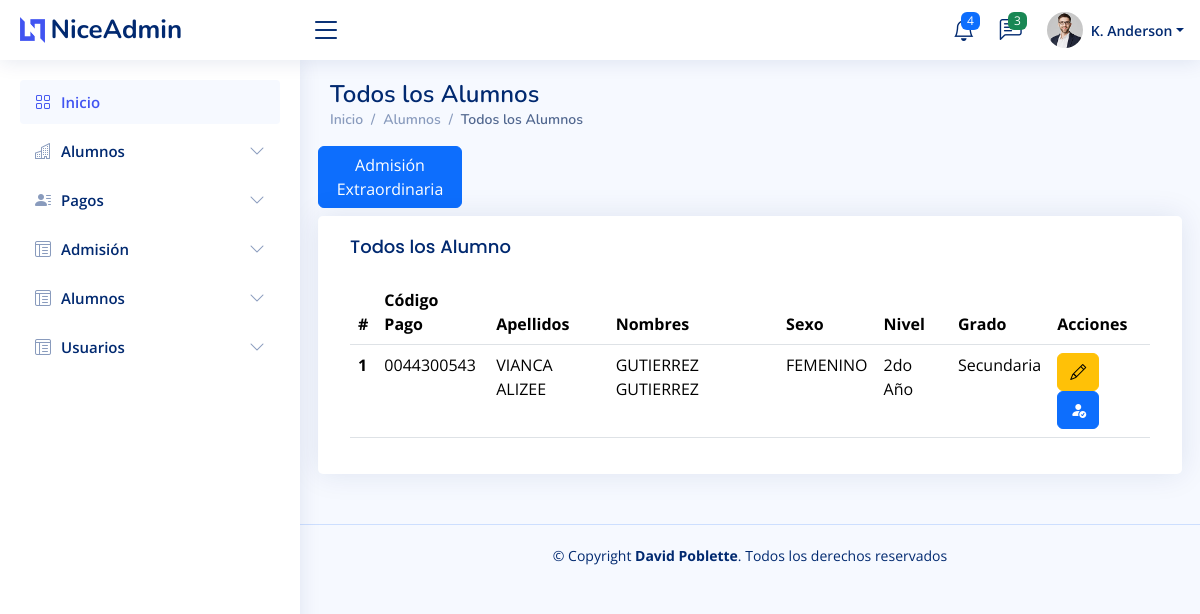
The page /listaAlumnos (signed in) on the database as committed earlier.
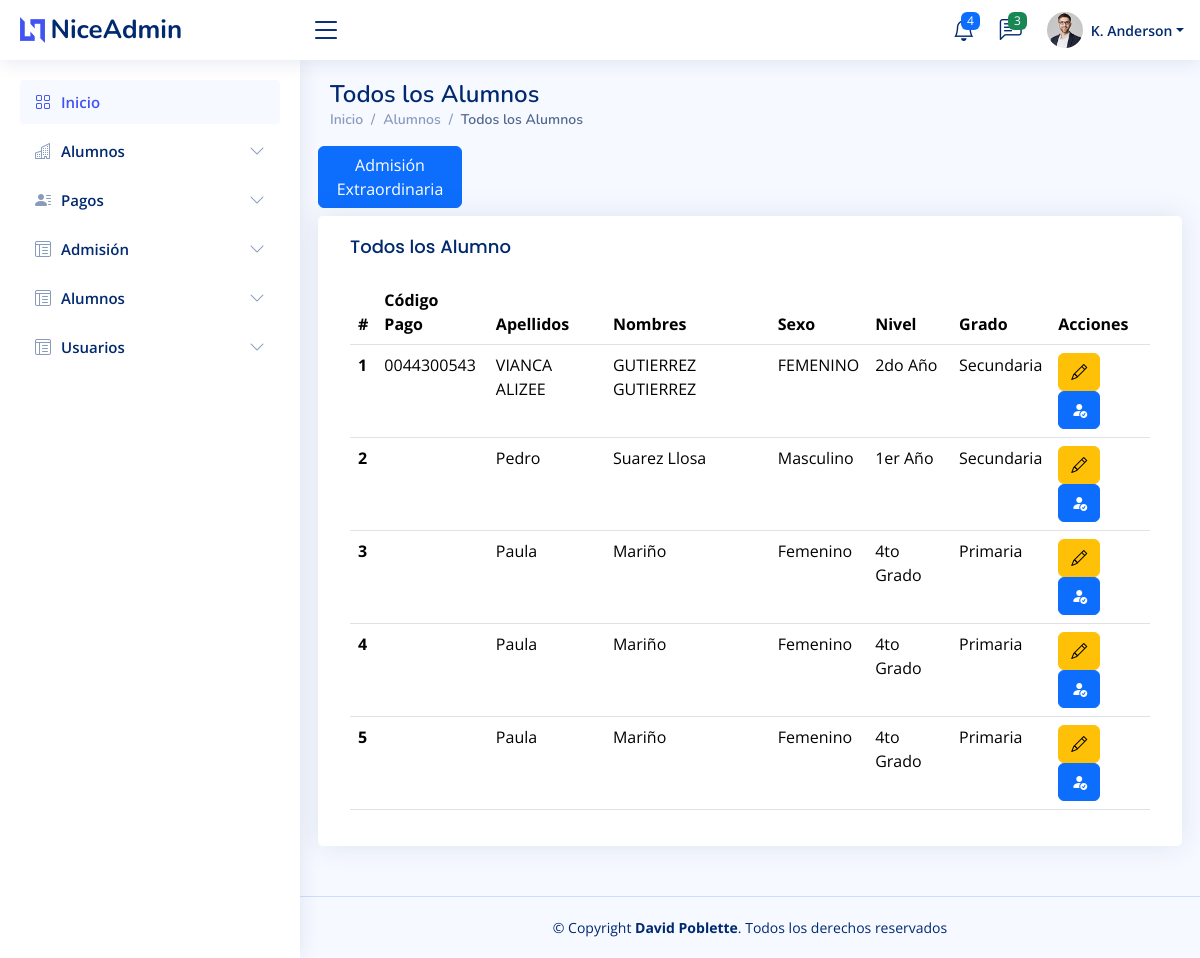
The same page on the database as committed later.
### tables this page shows
CREATE TABLE `alumno`  (
  `idAlumno` int NOT NULL AUTO_INCREMENT,
  `codAlumnoCaja` varchar(25) NULL DEFAULT NULL,
  `nombresAlumno` varchar(150) NOT NULL,
  `apellidosAlumno` varchar(150) NOT NULL,
  `sexoAlumno` varchar(25) NOT NULL,
  `dniAlumno` varchar(25) NOT NULL,
  `fechaNacimiento` date NOT NULL,
  `direccionAlumno` varchar(200) NOT NULL,
  `distritoAlumno` varchar(100) NOT NULL,
  `IEPProcedencia` varchar(200) NOT NULL,
  `seguroSalud` varchar(150) NULL DEFAULT NULL,
  `fechaIngresoVolta` date NOT NULL,
  `numeroEmergencia` varchar(25) NOT NULL,
  `enfermedades` varchar(200) NULL DEFAULT NULL,
  `estadoSiagie` int NULL DEFAULT NULL,
  `fechaCreacion` datetime NOT NULL,
  `fechaActualizacion` datetime NOT NULL,
  PRIMARY KEY (`idAlumno`) USING BTREE
);

CREATE TABLE `grado`  (
  `idGrado` int NOT NULL AUTO_INCREMENT,
  `idNivel` int NOT NULL,
  `descripcionGrado` varchar(150) NOT NULL,
  `fechaCreacion` datetime NOT NULL,
  `fechaActualizacion` datetime NOT NULL,
  PRIMARY KEY (`idGrado`) USING BTREE,
  INDEX `fk_grado_nivel`(`idNivel`) USING BTREE,
  CONSTRAINT `fk_grado_nivel` FOREIGN KEY (`idNivel`) REFERENCES `nivel` (`idNivel`) ON DELETE RESTRICT ON UPDATE RESTRICT
);

CREATE TABLE `nivel`  (
  `idNivel` int NOT NULL AUTO_INCREMENT,
  `descripcionNivel` varchar(100) NOT NULL,
  `fechaCreacion` datetime NOT NULL,
  `fechaActualizacion` datetime NOT NULL,
  PRIMARY KEY (`idNivel`) USING BTREE
);

### controller/template.controller.php (called while the page is built, shortened)
<?php
class ControllerTemplate
{
  static public function ctrTemplate()
  {
    include "views/template.php";
  }
}

### index.php (called while the page is built, shortened)
<?php
require_once "controller/template.controller.php";
require_once "controller/alumnos.controller.php";
require_once "model/alumnos.model.php";
$template = new ControllerTemplate();
$template -> ctrTemplate();

### controller/alumnos.controller.php (called while the page is built, shortened)
<?php
class ControllerAlumnos
{
  public static function ctrGetAlumnos()
  {
    $tabla = "alumno";
    $listaAlumnos = ModelAlumnos::mdlGetAlumnos($tabla);
    return $listaAlumnos;
  }
}

### model/connection.php (called while the page is built)
<?php
class Connection
{
  public static function conn()
  {
    $link = new PDO("mysql:host=localhost;dbname=db_volta", "root", "");
    $link->exec("set names utf8");
    return $link;
  }
}

### model/alumnos.model.php (called while the page is built, shortened)
<?php
require_once "connection.php";
class ModelAlumnos
{
  public static function mdlGetAlumnos($tabla)
  {
    $statement = Connection::conn()->prepare("SELECT
    alumno.idAlumno,
    alumno.codAlumnoCaja,
    alumno.nombresAlumno,
    alumno.apellidosAlumno,
    alumno.sexoAlumno,
    grado.descripcionGrado,
    nivel.descripcionNivel,
    alumno_grado.estadoGradoAlumno
  FROM
    alumno
    INNER JOIN
    alumno_grado
    ON
      alumno.idAlumno = alumno_grado.idAlumno
    INNER JOIN
    grado
    ON
      alumno_grado.idGrado = grado.idGrado
    INNER JOIN
    nivel
    ON
      grado.idNivel = nivel.idNivel
    WHERE alumno_grado.estadoGradoAlumno = 1");
    $statement->execute();
    return $statement->fetchAll();
  }
}

### views/modules/listaAlumnos.php (the view)
<main id="main" class="main">
  <div class="pagetitle">
    <h1>Todos los Alumnos</h1>
    <nav>
      <ol class="breadcrumb">
        <li class="breadcrumb-item"><a href="inicio">Inicio</a></li>
        <li class="breadcrumb-item"><a href="listaAlumnos">Alumnos</a></li>
        <li class="breadcrumb-item active">Todos los Alumnos</li>
      </ol>
    </nav>
  </div>
  <section class="section dashboard">
    <div class="row">
      <div class="col-lg-2">
        <div class="row mb-2">
          <button type="button" class="btn btn-primary btnAgregarNuevoAlumno" id="btnAgregarNuevoAlumno">Admisión Extraordinaria</button>
        </div>
      </div>
      <div class="col-lg-12">
        <div class="row">
          <div class="card">
            <div class="card-body">
              <h5 class="card-title">Todos los Alumno</h5>
              <table class="table datatable">
                <thead>
                  <tr>
                    <th scope="col">#</th>
                    <th scope="col">Código Pago</th>
                    <th scope="col">Apellidos</th>
                    <th scope="col">Nombres</th>
                    <th scope="col">Sexo</th>
                    <th scope="col">Nivel</th>
                    <th scope="col">Grado</th>
                    <th scope="col">Acciones</th>
                  </tr>
                </thead>
                <tbody>
                  <?php
                  $listAlumnos = ControllerAlumnos::ctrGetAlumnos();
                  foreach ($listAlumnos as $key => $value) {
                    echo '
                    <tr>
                      <th scope="row">' . ($key + 1) . '</th>
                      <td>' . ($value["codAlumnoCaja"]) . '</td>
                      <td>' . ($value["nombresAlumno"]) . '</td>
                      <td>' . ($value["apellidosAlumno"]) . '</td>
                      <td>' . ($value["sexoAlumno"]) . '</td>
                      <td>' . ($value["descripcionGrado"]) . '</td>
                      <td>' . ($value["descripcionNivel"]) . '</td>
                      <td>
                        <button type="button" class="btn btn-warning btnEditarAlumno" codAlumno="' . ($value["idAlumno"]) . '"><i class="bi bi-pencil"></i></button>
                        <button type="button" class="btn btn-primary btnVisualizarPagos" codAlumno="' . ($value["idAlumno"]) . '"><i class="bi bi-person-fill-check"></i></button>
                      </td>
                    </tr>
                    ';
                  }
                  ?>
                </tbody>
              </table>
            </div>
          </div>
        </div>
      </div>
    </div>
  </section>
</main>

Rows that differ between the two databases and show on the page:
added alumno: nombresAlumno "Pedro", apellidosAlumno "Suarez Llosa", sexoAlumno "Masculino", grado.descripcionGrado "1er Año", nivel.descripcionNivel "Secundaria"
added alumno: nombresAlumno "Paula", apellidosAlumno "Mariño", sexoAlumno "Femenino", grado.descripcionGrado "4to Grado", nivel.descripcionNivel "Primaria"
added alumno: nombresAlumno "Paula", apellidosAlumno "Mariño", sexoAlumno "Femenino", grado.descripcionGrado "4to Grado", nivel.descripcionNivel "Primaria"
added alumno: nombresAlumno "Paula", apellidosAlumno "Mariño", sexoAlumno "Femenino", grado.descripcionGrado "4to Grado", nivel.descripcionNivel "Primaria"
